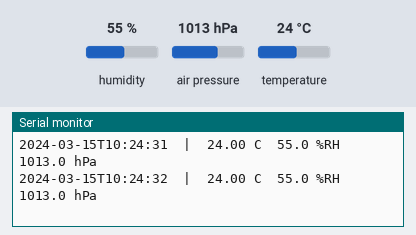
Bench run of a sketch on a simulated ESP32. Parts: the last lines printed to the serial monitor. Inputs (shaded band) come from the test bench; at power-on: humidity 55 %, air pressure 1013 hPa, temperature 24 °C. The local clock reads 2024-03-15 10:24:30 at power-on unless the sketch sets it.

Above: at 2.7 s.
2.8 s: humidity set to 22 %
At 4.1 s:
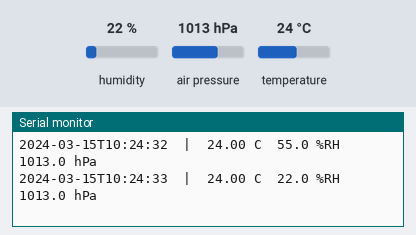
4.3 s: air pressure set to 952 hPa
At 5.3 s:
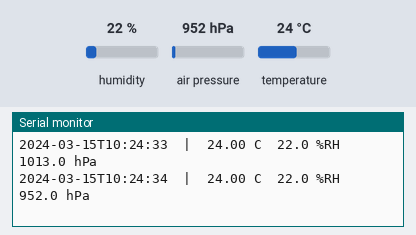
5.8 s: temperature set to 12 °C
At 7.2 s:
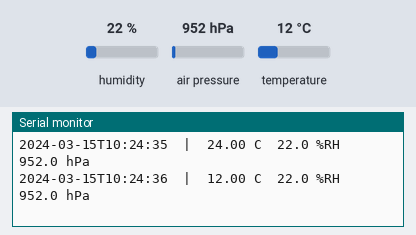
Timing chart, 0 to 8.8 s (numbered marks = the images above; inputs shaded):
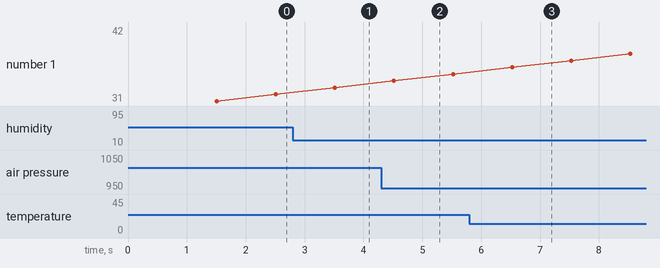

The sketch:

02b_sensor_read.ino
```cpp
// Step 2b — functional read of BME280 + DS3231 (no SD needed).
// Proves the sensors return real data and the RTC actually ticks,
// beyond the address scan. Prints once a second.

#include <Wire.h>
#include <Adafruit_BME280.h>
#include <RTClib.h>

Adafruit_BME280 bme;
RTC_DS3231 rtc;

void setup() {
  Serial.begin(115200);
  Wire.begin(8, 9);
  delay(1500);

  if (!bme.begin(0x76)) Serial.println("BME280 not found at 0x76");
  if (!rtc.begin())     Serial.println("DS3231 not found at 0x68");

  if (rtc.lostPower()) {
    Serial.println("RTC lost power -> seeding from build time");
    rtc.adjust(DateTime(F(__DATE__), F(__TIME__)));
  }
}

void loop() {
  DateTime t = rtc.now();
  Serial.printf("%04d-%02d-%02dT%02d:%02d:%02d  |  %.2f C  %.1f %%RH  %.1f hPa\n",
                t.year(), t.month(), t.day(), t.hour(), t.minute(), t.second(),
                bme.readTemperature(), bme.readHumidity(), bme.readPressure() / 100.0f);
  delay(1000);
}
```

Measured:
- after the input at 2.8 s, the serial monitor: prints a new line after 0.71 s (image 1)
- after the input at 4.3 s, the serial monitor: prints a new line after 0.22 s (image 2)
- after the input at 5.8 s, the serial monitor: prints a new line after 0.73 s (image 3)
